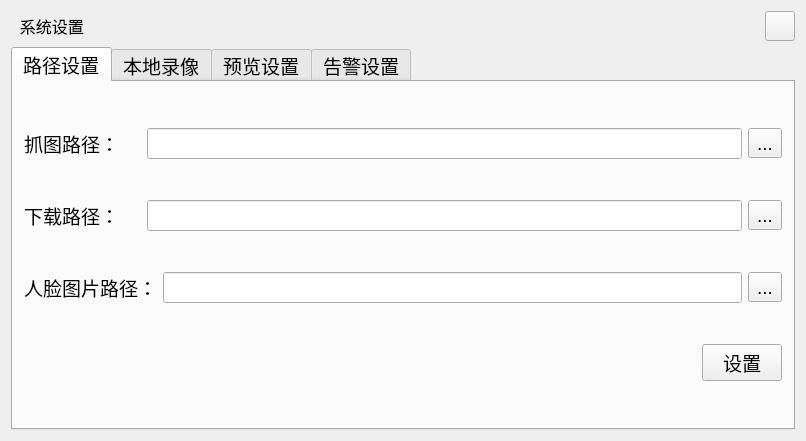
<?xml version="1.0" encoding="UTF-8"?>
<ui version="4.0">
 <class>systemSet</class>
 <widget class="QWidget" name="systemSet">
  <property name="geometry">
   <rect>
    <x>0</x>
    <y>0</y>
    <width>806</width>
    <height>441</height>
   </rect>
  </property>
  <property name="maximumSize">
   <size>
    <width>1000</width>
    <height>800</height>
   </size>
  </property>
  <property name="windowTitle">
   <string>systemSet</string>
  </property>
  <layout class="QGridLayout" name="gridLayout_2">
   <item row="0" column="0">
    <layout class="QHBoxLayout" name="horizontalLayout_5">
     <item>
      <widget class="QLabel" name="label_7">
       <property name="font">
        <font>
         <family>Microsoft YaHei UI</family>
         <pointsize>12</pointsize>
        </font>
       </property>
       <property name="text">
        <string>  系统设置</string>
       </property>
      </widget>
     </item>
     <item>
      <widget class="QPushButton" name="btnClose">
       <property name="minimumSize">
        <size>
         <width>30</width>
         <height>30</height>
        </size>
       </property>
       <property name="maximumSize">
        <size>
         <width>30</width>
         <height>30</height>
        </size>
       </property>
       <property name="text">
        <string/>
       </property>
       <property name="icon">
        <iconset resource="res.qrc">
         <normaloff>:/res/SoftIcon/Cancel.png</normaloff>:/res/SoftIcon/Cancel.png</iconset>
       </property>
       <property name="iconSize">
        <size>
         <width>30</width>
         <height>30</height>
        </size>
       </property>
      </widget>
     </item>
    </layout>
   </item>
   <item row="1" column="0">
    <widget class="QTabWidget" name="tabWidget">
     <property name="font">
      <font>
       <pointsize>14</pointsize>
      </font>
     </property>
     <property name="currentIndex">
      <number>0</number>
     </property>
     <widget class="QWidget" name="tab">
      <attribute name="title">
       <string>路径设置</string>
      </attribute>
      <layout class="QGridLayout" name="gridLayout">
       <item row="0" column="0">
        <layout class="QHBoxLayout" name="horizontalLayout">
         <item>
          <widget class="QLabel" name="label">
           <property name="text">
            <string>抓图路径：    </string>
           </property>
          </widget>
         </item>
         <item>
          <widget class="QLineEdit" name="lineEdit_screen"/>
         </item>
         <item>
          <widget class="QToolButton" name="toolButton_screen">
           <property name="text">
            <string>...</string>
           </property>
          </widget>
         </item>
        </layout>
       </item>
       <item row="1" column="0">
        <layout class="QHBoxLayout" name="horizontalLayout_2">
         <item>
          <widget class="QLabel" name="label_2">
           <property name="text">
            <string>下载路径：    </string>
           </property>
          </widget>
         </item>
         <item>
          <widget class="QLineEdit" name="lineEdit_downed"/>
         </item>
         <item>
          <widget class="QToolButton" name="toolButton_download">
           <property name="text">
            <string>...</string>
           </property>
          </widget>
         </item>
        </layout>
       </item>
       <item row="2" column="0">
        <layout class="QHBoxLayout" name="horizontalLayout_3">
         <item>
          <widget class="QLabel" name="label_10">
           <property name="text">
            <string>人脸图片路径：</string>
           </property>
          </widget>
         </item>
         <item>
          <widget class="QLineEdit" name="lineEdit_face"/>
         </item>
         <item>
          <widget class="QToolButton" name="toolButton_Face">
           <property name="text">
            <string>...</string>
           </property>
          </widget>
         </item>
        </layout>
       </item>
       <item row="3" column="0">
        <layout class="QHBoxLayout" name="horizontalLayout_7">
         <item>
          <spacer name="horizontalSpacer_5">
           <property name="orientation">
            <enum>Qt::Horizontal</enum>
           </property>
           <property name="sizeHint" stdset="0">
            <size>
             <width>40</width>
             <height>20</height>
            </size>
           </property>
          </spacer>
         </item>
         <item>
          <widget class="QPushButton" name="btnSet">
           <property name="text">
            <string>设置</string>
           </property>
           <property name="icon">
            <iconset resource="res.qrc">
             <normaloff>:/res/SoftIcon/SystemSet.png</normaloff>:/res/SoftIcon/SystemSet.png</iconset>
           </property>
          </widget>
         </item>
        </layout>
       </item>
      </layout>
     </widget>
     <widget class="QWidget" name="tab_2">
      <attribute name="title">
       <string>本地录像</string>
      </attribute>
      <layout class="QGridLayout" name="gridLayout_4">
       <item row="0" column="0">
        <widget class="QGroupBox" name="groupBox">
         <property name="title">
          <string>本地录像参数</string>
         </property>
         <layout class="QGridLayout" name="gridLayout_3">
          <item row="0" column="0" colspan="2">
           <layout class="QHBoxLayout" name="horizontalLayout_8">
            <item>
             <widget class="QLabel" name="label_3">
              <property name="text">
               <string>录像文件长度</string>
              </property>
             </widget>
            </item>
            <item>
             <widget class="QLineEdit" name="lineEdit_Length"/>
            </item>
            <item>
             <widget class="QLabel" name="label_6">
              <property name="text">
               <string>分</string>
              </property>
             </widget>
            </item>
           </layout>
          </item>
          <item row="0" column="2">
           <spacer name="horizontalSpacer_6">
            <property name="orientation">
             <enum>Qt::Horizontal</enum>
            </property>
            <property name="sizeHint" stdset="0">
             <size>
              <width>83</width>
              <height>20</height>
             </size>
            </property>
           </spacer>
          </item>
          <item row="1" column="0" rowspan="2" colspan="2">
           <layout class="QHBoxLayout" name="horizontalLayout_9">
            <item>
             <widget class="QLabel" name="label_4">
              <property name="text">
               <string>录像开始驱动器</string>
              </property>
             </widget>
            </item>
            <item>
             <widget class="QComboBox" name="combox_StartDriver"/>
            </item>
           </layout>
          </item>
          <item row="1" column="2">
           <spacer name="horizontalSpacer_7">
            <property name="orientation">
             <enum>Qt::Horizontal</enum>
            </property>
            <property name="sizeHint" stdset="0">
             <size>
              <width>83</width>
              <height>20</height>
             </size>
            </property>
           </spacer>
          </item>
          <item row="2" column="2" rowspan="2">
           <spacer name="horizontalSpacer_8">
            <property name="orientation">
             <enum>Qt::Horizontal</enum>
            </property>
            <property name="sizeHint" stdset="0">
             <size>
              <width>83</width>
              <height>20</height>
             </size>
            </property>
           </spacer>
          </item>
          <item row="3" column="0" colspan="2">
           <layout class="QHBoxLayout" name="horizontalLayout_10">
            <item>
             <widget class="QLabel" name="label_5">
              <property name="text">
               <string>录像结束驱动器</string>
              </property>
             </widget>
            </item>
            <item>
             <widget class="QComboBox" name="combox_EndDriver"/>
            </item>
           </layout>
          </item>
          <item row="4" column="0">
           <widget class="QCheckBox" name="checkBoxCycle">
            <property name="text">
             <string>循环覆盖</string>
            </property>
           </widget>
          </item>
          <item row="4" column="1">
           <spacer name="horizontalSpacer_9">
            <property name="orientation">
             <enum>Qt::Horizontal</enum>
            </property>
            <property name="sizeHint" stdset="0">
             <size>
              <width>87</width>
              <height>20</height>
             </size>
            </property>
           </spacer>
          </item>
          <item row="5" column="3">
           <spacer name="horizontalSpacer_10">
            <property name="orientation">
             <enum>Qt::Horizontal</enum>
            </property>
            <property name="sizeHint" stdset="0">
             <size>
              <width>83</width>
              <height>20</height>
             </size>
            </property>
           </spacer>
          </item>
          <item row="5" column="4">
           <widget class="QPushButton" name="btnRecordSet">
            <property name="text">
             <string>设置</string>
            </property>
            <property name="icon">
             <iconset resource="res.qrc">
              <normaloff>:/res/SoftIcon/SystemSet.png</normaloff>:/res/SoftIcon/SystemSet.png</iconset>
            </property>
           </widget>
          </item>
         </layout>
        </widget>
       </item>
      </layout>
     </widget>
     <widget class="QWidget" name="tab_3">
      <attribute name="title">
       <string>预览设置</string>
      </attribute>
      <layout class="QGridLayout" name="gridLayout_7">
       <item row="0" column="0" colspan="2">
        <widget class="QWidget" name="widget" native="true">
         <layout class="QGridLayout" name="gridLayout_5">
          <property name="leftMargin">
           <number>0</number>
          </property>
          <property name="topMargin">
           <number>0</number>
          </property>
          <property name="rightMargin">
           <number>0</number>
          </property>
          <property name="bottomMargin">
           <number>0</number>
          </property>
          <item row="0" column="0">
           <layout class="QHBoxLayout" name="horizontalLayout_4">
            <item>
             <spacer name="horizontalSpacer">
              <property name="orientation">
               <enum>Qt::Horizontal</enum>
              </property>
              <property name="sizeHint" stdset="0">
               <size>
                <width>40</width>
                <height>20</height>
               </size>
              </property>
             </spacer>
            </item>
            <item>
             <widget class="QCheckBox" name="checkBox_Prew">
              <property name="text">
               <string>启动时自动恢复上一次退出客户端的预览界面</string>
              </property>
             </widget>
            </item>
            <item>
             <spacer name="horizontalSpacer_2">
              <property name="orientation">
               <enum>Qt::Horizontal</enum>
              </property>
              <property name="sizeHint" stdset="0">
               <size>
                <width>40</width>
                <height>20</height>
               </size>
              </property>
             </spacer>
            </item>
           </layout>
          </item>
         </layout>
        </widget>
       </item>
       <item row="1" column="0">
        <spacer name="horizontalSpacer_13">
         <property name="orientation">
          <enum>Qt::Horizontal</enum>
         </property>
         <property name="sizeHint" stdset="0">
          <size>
           <width>152</width>
           <height>20</height>
          </size>
         </property>
        </spacer>
       </item>
       <item row="1" column="1">
        <widget class="QPushButton" name="btnpreSet">
         <property name="text">
          <string>设置</string>
         </property>
         <property name="icon">
          <iconset resource="res.qrc">
           <normaloff>:/res/SoftIcon/SystemSet.png</normaloff>:/res/SoftIcon/SystemSet.png</iconset>
         </property>
        </widget>
       </item>
      </layout>
     </widget>
     <widget class="QWidget" name="tab_4">
      <attribute name="title">
       <string>告警设置</string>
      </attribute>
      <layout class="QGridLayout" name="gridLayout_6">
       <item row="0" column="0">
        <layout class="QHBoxLayout" name="horizontalLayout_12">
         <item>
          <widget class="QLabel" name="label_8">
           <property name="text">
            <string>报警源</string>
           </property>
          </widget>
         </item>
         <item>
          <widget class="QComboBox" name="comboBox_Alarm">
           <property name="minimumSize">
            <size>
             <width>120</width>
             <height>0</height>
            </size>
           </property>
           <item>
            <property name="text">
             <string>报警输入</string>
            </property>
           </item>
           <item>
            <property name="text">
             <string>移动报警</string>
            </property>
           </item>
           <item>
            <property name="text">
             <string>视频丢失</string>
            </property>
           </item>
           <item>
            <property name="text">
             <string>硬盘损坏</string>
            </property>
           </item>
           <item>
            <property name="text">
             <string>告警设备</string>
            </property>
           </item>
           <item>
            <property name="text">
             <string>遮挡报警</string>
            </property>
           </item>
           <item>
            <property name="text">
             <string>亮度异常</string>
            </property>
           </item>
           <item>
            <property name="text">
             <string>视频异常</string>
            </property>
           </item>
           <item>
            <property name="text">
             <string>越界侦测</string>
            </property>
           </item>
           <item>
            <property name="text">
             <string>区域入侵</string>
            </property>
           </item>
           <item>
            <property name="text">
             <string>颜色异常</string>
            </property>
           </item>
           <item>
            <property name="text">
             <string>声音异常</string>
            </property>
           </item>
           <item>
            <property name="text">
             <string>遗留物</string>
            </property>
           </item>
          </widget>
         </item>
         <item>
          <spacer name="horizontalSpacer_14">
           <property name="orientation">
            <enum>Qt::Horizontal</enum>
           </property>
           <property name="sizeHint" stdset="0">
            <size>
             <width>40</width>
             <height>20</height>
            </size>
           </property>
          </spacer>
         </item>
        </layout>
       </item>
       <item row="1" column="0">
        <layout class="QHBoxLayout" name="horizontalLayout_13">
         <item>
          <widget class="QCheckBox" name="checkBox_Voice">
           <property name="text">
            <string>声音提醒</string>
           </property>
          </widget>
         </item>
         <item>
          <spacer name="horizontalSpacer_15">
           <property name="orientation">
            <enum>Qt::Horizontal</enum>
           </property>
           <property name="sizeHint" stdset="0">
            <size>
             <width>40</width>
             <height>20</height>
            </size>
           </property>
          </spacer>
         </item>
        </layout>
       </item>
       <item row="2" column="0">
        <layout class="QHBoxLayout" name="horizontalLayout_14">
         <item>
          <widget class="QCheckBox" name="checkBox_Prety">
           <property name="text">
            <string>重复播放声音</string>
           </property>
          </widget>
         </item>
         <item>
          <spacer name="horizontalSpacer_16">
           <property name="orientation">
            <enum>Qt::Horizontal</enum>
           </property>
           <property name="sizeHint" stdset="0">
            <size>
             <width>40</width>
             <height>20</height>
            </size>
           </property>
          </spacer>
         </item>
        </layout>
       </item>
       <item row="3" column="0" colspan="2">
        <layout class="QHBoxLayout" name="horizontalLayout_15">
         <item>
          <widget class="QLabel" name="label_9">
           <property name="text">
            <string>声音文件</string>
           </property>
          </widget>
         </item>
         <item>
          <widget class="QLineEdit" name="lineEdit_Alarm"/>
         </item>
         <item>
          <widget class="QToolButton" name="btnAlarmOpen">
           <property name="text">
            <string>浏览...</string>
           </property>
          </widget>
         </item>
         <item>
          <spacer name="horizontalSpacer_17">
           <property name="orientation">
            <enum>Qt::Horizontal</enum>
           </property>
           <property name="sizeHint" stdset="0">
            <size>
             <width>40</width>
             <height>20</height>
            </size>
           </property>
          </spacer>
         </item>
        </layout>
       </item>
       <item row="4" column="1">
        <layout class="QHBoxLayout" name="horizontalLayout_16">
         <item>
          <spacer name="horizontalSpacer_18">
           <property name="orientation">
            <enum>Qt::Horizontal</enum>
           </property>
           <property name="sizeHint" stdset="0">
            <size>
             <width>40</width>
             <height>20</height>
            </size>
           </property>
          </spacer>
         </item>
         <item>
          <widget class="QPushButton" name="btnAlarmSet">
           <property name="text">
            <string>设置</string>
           </property>
           <property name="icon">
            <iconset resource="res.qrc">
             <normaloff>:/res/SoftIcon/SystemSet.png</normaloff>:/res/SoftIcon/SystemSet.png</iconset>
           </property>
          </widget>
         </item>
        </layout>
       </item>
      </layout>
     </widget>
    </widget>
   </item>
  </layout>
 </widget>
 <layoutdefault spacing="6" margin="11"/>
 <resources>
  <include location="res.qrc"/>
 </resources>
 <connections/>
</ui>
